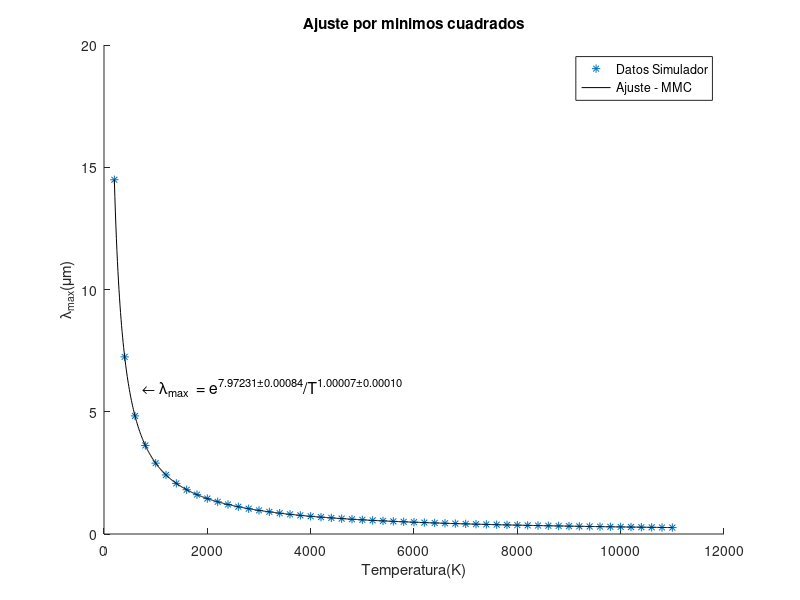

Source code (MATLAB):
clear all; close all;
x = 200:200:11000; 
y = [14.489 7.244 4.83 3.622 2.898 2.415 2.07 1.811 1.61 1.449 1.317 1.207 1.115 1.035 0.966 0.906 0.852 0.805 0.763 0.724 0.69 0.659 0.63 0.604 0.58 0.557 0.537 0.517 0.5 0.483 0.467 0.453 0.439 0.426 0.414 0.402 0.392 0.381 0.372 0.362 0.353 0.345 0.337 0.329 0.322 0.315 0.308 0.302 0.296 0.29 0.284 0.279 0.273 0.268 0.263]; 

xx = 200:10:11000;
yy = (exp(7.97231))./(xx.^1.00007);

hold on;

plot(x,y,'*')
plot(xx,yy,'-bk')
legend('Datos Simulador','Ajuste - MMC') 
xlabel('Temperatura(K)');ylabel('\lambda_{max}(\mum)');
title('Ajuste por minimos cuadrados')
text (750, 6, strcat ('\fontsize{16}\leftarrow \lambda_{max}  = e^{7.97231\pm0.00084}/T^{1.00007\pm0.00010}'));
%x_err= 0.05;
%y_err= 0.0032;
%errorbar(x, y, x_err, ">", x, y, y_err, "~");
hold off;
print -djpeg -r100 grafica_ajuste_lambdamax.jpg
